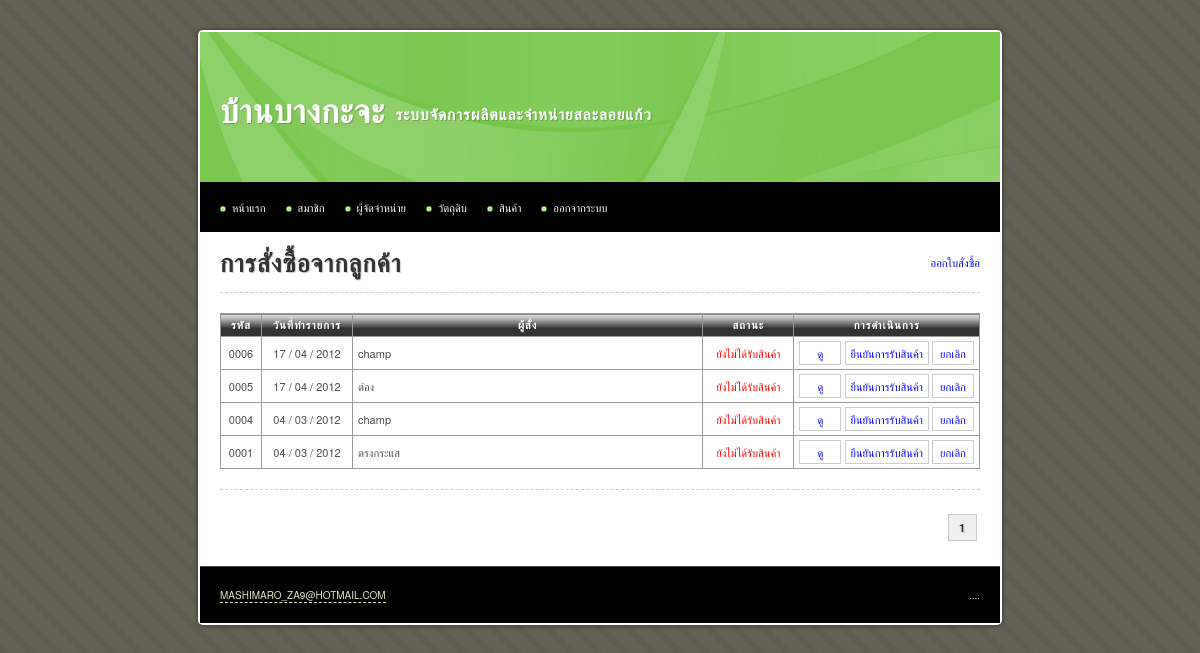
Before: /main/product_order.php (signed in) with the older database file.
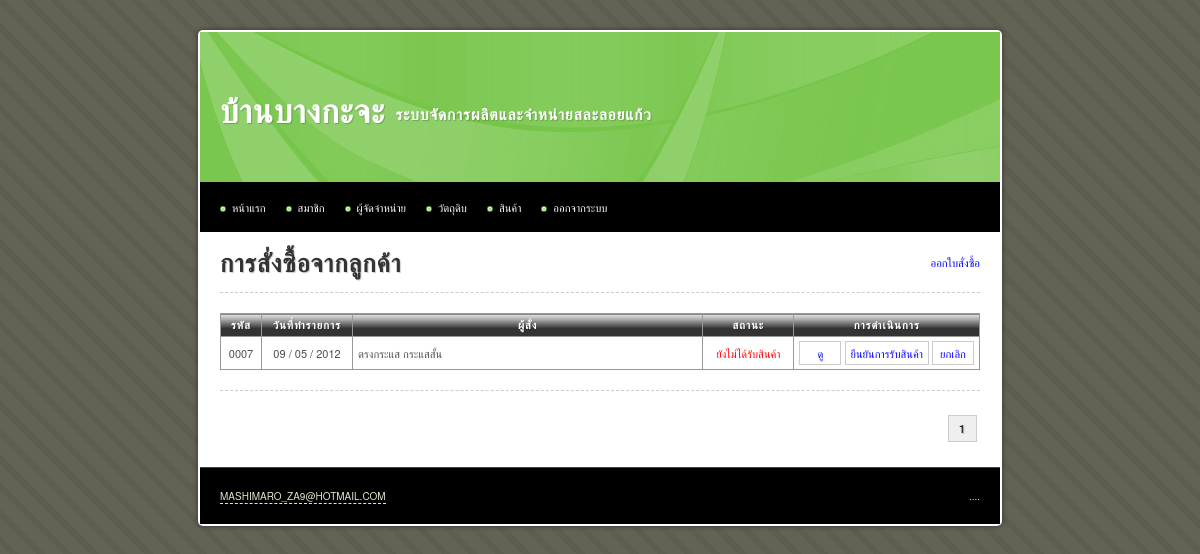
After: the same page with the newer database file.
### tables this page shows
CREATE TABLE IF NOT EXISTS `product_order` (
  `id` int(10) unsigned NOT NULL AUTO_INCREMENT,
  `orderer` varchar(255) NOT NULL,
  `tel` varchar(255) NOT NULL,
  `description` text,
  `is_receive` tinyint(1) unsigned NOT NULL DEFAULT '0' COMMENT '0 = ยังไม่ได้รับ, 1 = รับแล้ว',
  `date_receive` date NOT NULL,
  `date_create` date NOT NULL,
  `date_update` timestamp NOT NULL DEFAULT CURRENT_TIMESTAMP ON UPDATE CURRENT_TIMESTAMP,
  PRIMARY KEY (`id`)
);

### iic_tools/helpers/iic_utilities_helper.php (called while the page is built, shortened)
<?php
function change_date_format($date, $old_separator = "-", $old_format = 'y-m-d', $new_separator = " / ", $new_format = "d-m-y")
{
	@list($_old_format_path1, $_old_format_path2, $_old_format_path3) = explode('-', $old_format);
	@list($_date_path[$_old_format_path1], $_date_path[$_old_format_path2], $_date_path[$_old_format_path3]) = explode($old_separator, $date);
	@list($_new_format_path1, $_new_format_path2, $_new_format_path3) = explode('-', $new_format);
	$_new_date = $_date_path[$_new_format_path1].$new_separator.$_date_path[$_new_format_path2].$new_separator.$_date_path[$_new_format_path3];
	return $_new_date;
}
function zero_fill($length, $data)
{
	while(strlen($data) < $length)
	{
		$data = '0'.$data;
	}
	return $data;
}

### main/product_order.php (the view, shortened to what this page needs)
<?php
$sql		= 'SELECT * FROM product_order';
$query		= mysql_query($sql) or die(mysql_error());
$total_rows = mysql_num_rows($query);
$rows_per_page = 10;
$limit_start = ($_GET['page'] - 1) * $rows_per_page;
$target = 'product_order.php?page=';
?>
<!DOCTYPE html PUBLIC "-//W3C//DTD XHTML 1.0 Transitional//EN" "http://www.w3.org/TR/xhtml1/DTD/xhtml1-transitional.dtd">
<html xmlns="http://www.w3.org/1999/xhtml">
<head>
<?php include("inc.css.php"); ?>
</head>
<body>
<div id="container">
	<?php include("inc.header.php"); ?>
	<div id="content">
		<a href="product_order_create.php" class="float_r">ออกใบสั่งซื้อ</a>
		<h1>การสั่งซื้อจากลูกค้า</h1>
		<hr />
			<table width="100%" border="1" align="center" cellpadding="5" cellspacing="0">
				<thead>
					<tr>
						<th width="30">รหัส</th>
						<th width="80">วันที่ทำรายการ</th>
						<th>ผู้สั่ง</th>
						<th width="80">สถานะ</th>
						<th width="100">การดำเนินการ</th>
					</tr>
				</thead>
				<tbody>
					<?php
					$sql = 'SELECT *
							FROM product_order
							ORDER BY product_order.id DESC
							LIMIT '.$limit_start.', '.$rows_per_page;
					$query = mysql_query($sql) or die(mysql_error());
					$query_rows	= mysql_num_rows($query);
					if($query_rows > 0)
					{
						while($data = mysql_fetch_array($query))
						{
							$status = ($data['is_receive'] == 0) ? '<span class="red">ยังไม่ได้รับสินค้า</span>' : '<span class="green">รับสินค้าแล้ว</span>';
							echo '	<tr>
										<td class="center">'.zero_fill(4, $data['id']).'</td>
										<td class="center">'.change_date_format($data['date_create']).'</td>
										<td>'.$data['orderer'].'</td>
										<td class="center">'.$status.'</td>
										<td class="center nowarp">
											<a class="button" href="product_order_read.php?id='.$data['id'].'">ดู</a>
											<a class="button" href="product_order_confirm_receive.php?id='.$data['id'].'">ยืนยันการรับสินค้า</a>
											<a class="button" href="product_order_delete.php?id='.$data['id'].'">ยกเลิก</a>
										</td>
									</tr>';
						}
					}
					else
					{
						echo '<tr><td colspan="7" class="center">ไม่มีข้อมูล</td></tr>';
					}
					?>
				</tbody>
			</table>
		<hr />
		<div class="pagination">
			<?php echo get_pagination($total_rows, $target, $_GET['page'], $rows_per_page); ?>
		</div>
	</div>
	<?php include("inc.footer.php"); ?>
</div>
</body>
</html>

### main/inc.css.php
<link rel="stylesheet" type="text/css" href="../iic_tools/css/aristo/Aristo.css" />
<link rel="stylesheet" type="text/css" href="../iic_tools/css/iic_layout.css" />
<link rel="stylesheet" type="text/css" href="../iic_tools/css/iic_style.css" />
<link rel="stylesheet" type="text/css" href="../css/style.css" />

### main/inc.header.php (shortened to what this page needs)
<div id="header">
	<h1>บ้านบางกะจะ</h1>
	<h2>ระบบจัดการผลิตและจำหน่ายสละลอยแก้ว</h2>
</div>
<div id="menu">
	<ul>
		<li><a href="index.php">หน้าแรก</a></li>
		<li><a href="member.php">สมาชิก</a></li>
		<li><a href="supplier.php">ผู้จัดจำหน่าย</a></li>
		<li><a href="material.php">วัตถุดิบ</a>
			</li>
		<li><a href="product.php">สินค้า</a>
			</li>
		<li><a href="logout.php">ออกจากระบบ</a></li>
	</ul>
</div>

### iic_tools/helpers/iic_crud_helper.php (shortened to what this page needs)
<?php
function get_pagination($total_rows, $target, $current_page, $rows_per_page = 10)
{
	$_total_page = ceil($total_rows / $rows_per_page);
	$_pagination = '';
	$_loop = 1;
	while($_loop <= $_total_page)
	{
		if($_loop <= 3 || $_loop > ($_total_page - 3))
		{
			if($_loop == $current_page)
			{
				$_pagination .= '<strong>'.$_loop.'</strong>';
			}
			else
			{
				$_pagination .= '<a href="'.$target.$_loop.'" title="Page '.$_loop.'">&nbsp;'.$_loop.'&nbsp;</a>';
			}
		}
		$_loop++;
	}
	return $_pagination;
}

### main/inc.footer.php
<div id="footer">
	<p class="copyright"><a href="http://famfamfam.com/">mashimaro_za9@hotmail.com</a></p>
	<p class="links">....</p>
</div>

### iic_tools/css/iic_layout.css (style rules this page uses)
html, body, div, span, applet, object, iframe, h1, h2, h3, h4, h5, h6, p, blockquote, pre, a, abbr, acronym, address, big, cite, code, del, dfn, em, font, img, ins, kbd, q, s, samp, small, strike, strong, sub, sup, tt, var, b, u, i, center, dl, dt, dd, ol, ul, li, fieldset, form, label, legend, table, caption, tbody, tfoot, thead, tr, th, td { margin:0; padding:0; border:0; outline:0; font-size:100%; vertical-align:baseline; background:transparent }
ol, ul { list-style:none }
table { border-collapse:collapse; border-spacing:0 }
body { font: 14px/1.5 'Microsoft Sans Serif', 'Helvetica Neue', Arial, 'Liberation Sans', FreeSans, sans-serif }
hr { border:0 #ccc solid; border-top-width:1px; clear:both; height:0 }
h1 { font-size:25px }
h2 { font-size:23px }
li { margin-left:30px }
p, dl, hr, h1, h2, h3, h4, h5, h6, h7, ol, ul, pre, table, address, fieldset { margin-bottom:20px }

### iic_tools/css/iic_style.css (style rules this page uses)
.float_r { float: right; }
.center { text-align: center; }
.nowarp { white-space: nowrap; }
.red { color: #F00; }
a:link { color: #00F; text-decoration: none; }
thead th { background-image: url(../img/bg_th.png); white-space: nowrap; }
a[class^=button] { color: #4F4F4F }
.pagination { float: right; margin: 8px 0px; text-align: right; }
.pagination strong, .pagination .current { border: 1px solid #CCC; background-color: #EFEFEF; padding: 5px 10px; margin: 0px 3px; }

### css/style.css (style rules this page uses)
body { margin: 30px 0px 20px 0px; padding: 0; background: #D7D7BD url(../images/img01.png) repeat; text-align: justify; line-height: 20px; font-size: 11px; color: #4C4C4C; }
h1, h2, h3, h4, h5, h6, th, b, strong { color: #333; letter-spacing: 1px; text-shadow: 1px 1px 1px rgba(0, 0, 0, 0.2); -moz-text-shadow: 1px 1px 1px rgba(0, 0, 0, 0.2); -webkit-text-shadow: 1px 1px 1px rgba(0, 0, 0, 0.2); }
hr { border-style: dashed; }
#container { background: #FFF; display: table; width: 800px; margin: auto; padding: 2px; border-radius: 5px; -moz-border-radius: 5px; -webkit-border-radius: 5px; box-shadow: 0px 0px 5px #333; -moz-box-shadow: 0px 0px 5px #333; -webkit-box-shadow: 0px 0px 5px #333; }
#content { background: #FFF; padding: 20px; }
a.button { border: 1px solid #CCC; color: #00F; display: inline-block; margin: 3px 0px; min-width: 30px; padding: 1px 5px; }
table { border: 1px solid #000; border-collapse: collapse; width: 100% }
table td, table th { padding: 1px 5px; border: 1px solid #999; border-collapse: collapse; }
table th { background-color: #333; border: 1px solid #999; color: #FFF; text-align: center; }
#header { width: 800px; height: 150px; margin: 0px auto; background: #FFAC16 url(../images/img03.jpg) no-repeat left top; }
#header h1, #header h2 { margin: 0px; padding: 0; text-transform: uppercase; font-family: Arial, Helvetica, sans-serif; font-weight: bold; color: #FFFFFF; }
#header h1 { float: left; padding: 70px 10px 10px 20px; font-size: 3em; }
#header h2 { padding: 73px 10px 0px 0px; font-size: 1.4em; }
#menu { background: #000; height: 50px; line-height: 50px; margin: 0px auto; padding: 0 0 0 20px; }
#menu ul { margin: 0px; list-style: none; }
#menu ul li { float: left; margin-left: 0px; position: relative; }
#menu ul li a { display: block; border: none; background: url(../images/img05.jpg) no-repeat left 55%; padding: 0px 0px 0px 12px; margin-right: 20px; text-decoration: none; color: #FFFFFF; }
#footer { clear: both; width: 800px; height: 38px; margin: 0px auto; padding-top: 18px; border-top: 1px solid #444444; background: #000000; text-transform: uppercase; font-size: 10px; color: #E5E5CC; }
#footer .copyright { float: left; margin: 0px; padding-left: 20px; text-align: center; }
#footer .links { float: right; margin: 0px; padding-right: 20px; text-align: center; }
#footer a { border-bottom: 1px #E5E5CC dashed; text-decoration: none; color: #E5E5CC; }

Changed rows visible on the page:
removed product_order: id "0006", date_create "17 / 04 / 2012", orderer "champ", is_receive "ยังไม่ได้รับสินค้า"
removed product_order: id "0005", date_create "17 / 04 / 2012", orderer "ต๋อง", is_receive "ยังไม่ได้รับสินค้า"
removed product_order: id "0004", date_create "04 / 03 / 2012", orderer "champ", is_receive "ยังไม่ได้รับสินค้า"
removed product_order: id "0001", date_create "04 / 03 / 2012", orderer "ตรงกระแส", is_receive "ยังไม่ได้รับสินค้า"
added product_order: id "0007", date_create "09 / 05 / 2012", orderer "ตรงกระแส กระแสสั้น", is_receive "ยังไม่ได้รับสินค้า"
